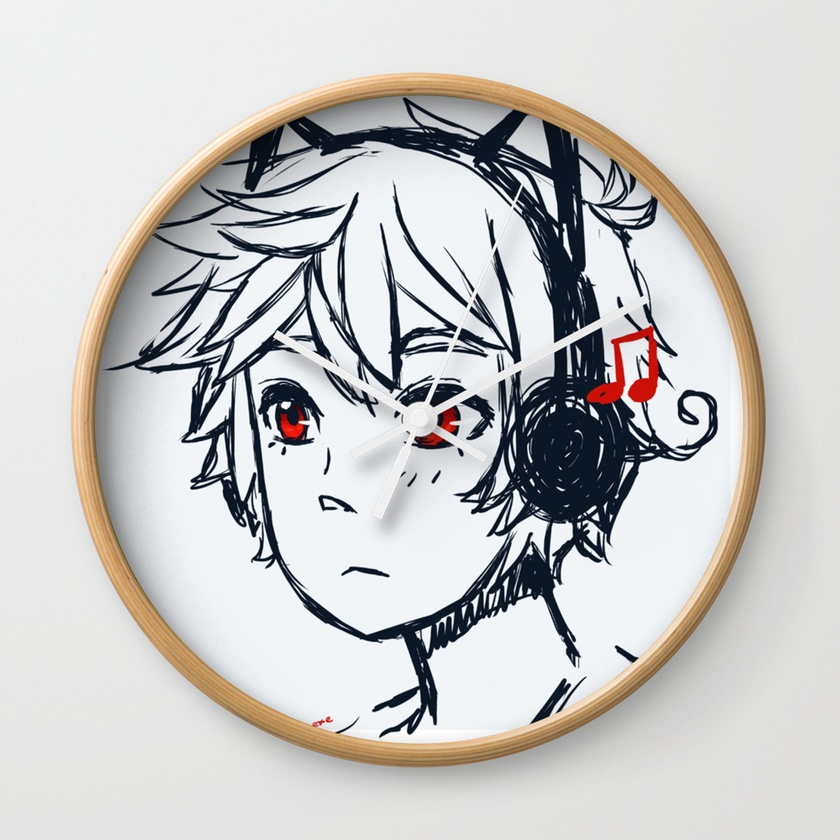
#> input picture Payload 03/source.jpg, 840 x 840 px, shrunk from 1500 x 1500 before the run, found by its file name
$ python histogram.py
#> lines starting #> are read from the running program, lines starting #| are printed output that depends on the picture
import cv2
import matplotlib.pyplot as plt

img = cv2.imread('source.jpg')
#> img is the input picture: shape (840, 840, 3); mean B, G, R 198.7, 199.7, 200.8

gray_img = cv2.cvtColor(img, cv2.COLOR_BGR2GRAY)
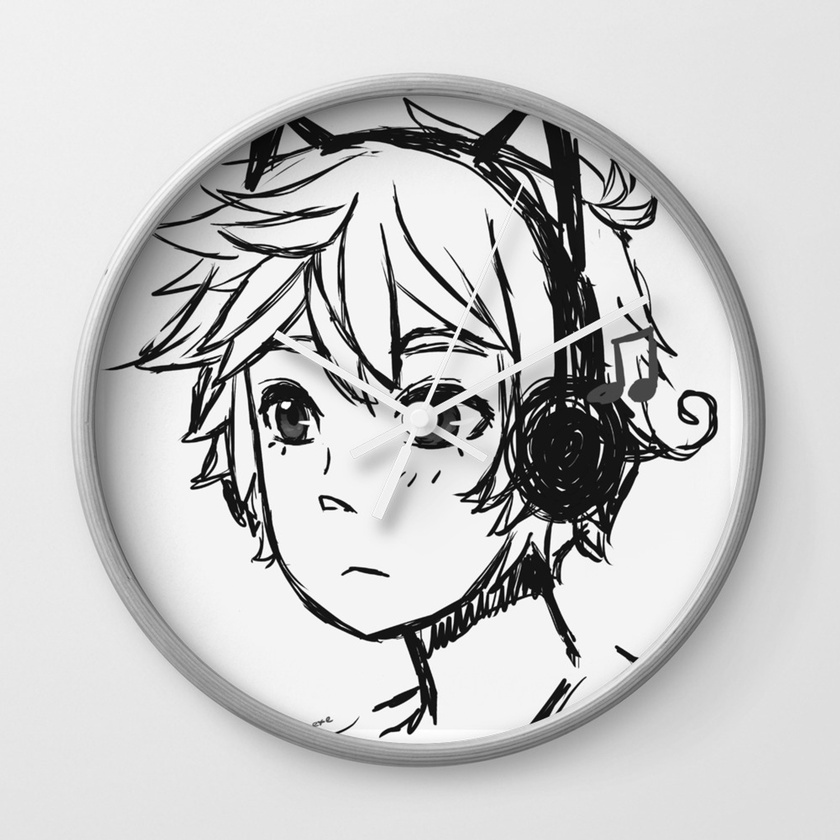
#> gray_img: shape (840, 840); min 1, max 255, mean 199.9

g_hist = cv2.calcHist([gray_img], [0], None, [256], [0, 256])
#> g_hist = 256 values, max 74677 at index 244, min 0 at index 0, mean 2756.2
#> (the run stopped early here; a loop or call above may not have finished)
